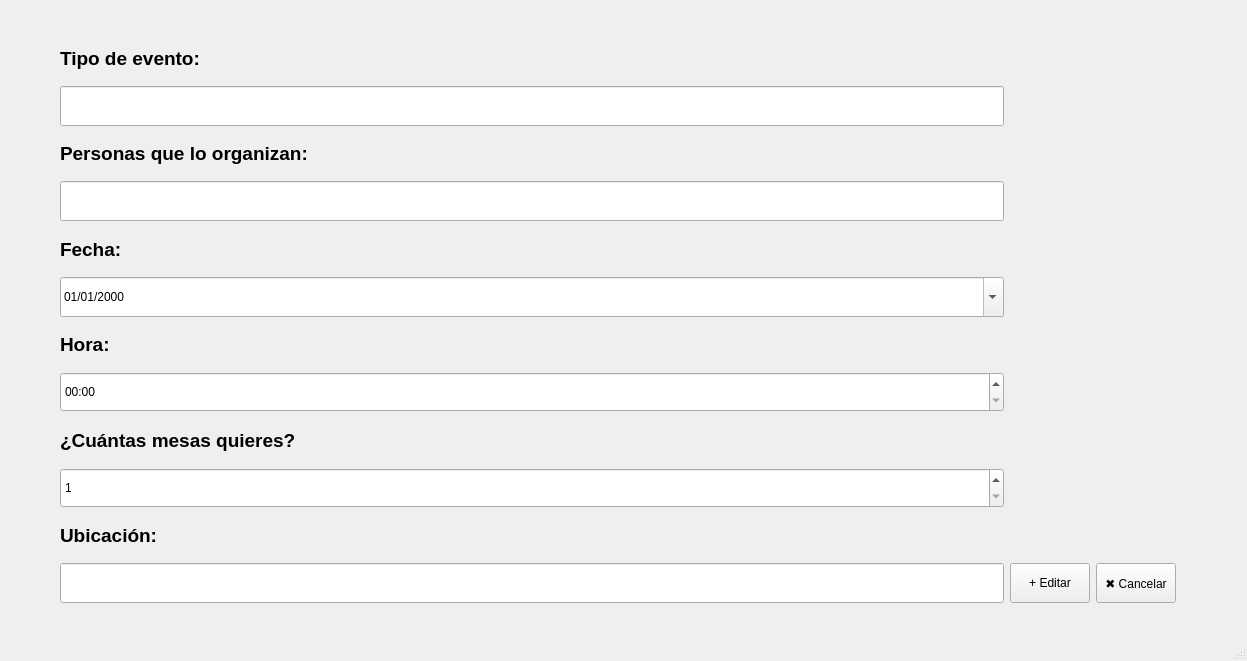
<?xml version="1.0" encoding="UTF-8"?>
<ui version="4.0">
 <class>EmergenteAnadirEvento</class>
 <widget class="QMainWindow" name="EmergenteAnadirEvento">
  <property name="geometry">
   <rect>
    <x>0</x>
    <y>0</y>
    <width>1247</width>
    <height>661</height>
   </rect>
  </property>
  <property name="windowTitle">
   <string>Nuevo evento</string>
  </property>
  <widget class="QWidget" name="centralwidget">
   <layout class="QGridLayout" name="gridLayout" columnminimumwidth="2,4,9,5">
    <property name="leftMargin">
     <number>60</number>
    </property>
    <property name="topMargin">
     <number>36</number>
    </property>
    <property name="rightMargin">
     <number>60</number>
    </property>
    <property name="bottomMargin">
     <number>36</number>
    </property>
    <item row="1" column="1" colspan="3">
     <spacer name="horizontalSpacer">
      <property name="orientation">
       <enum>Qt::Horizontal</enum>
      </property>
      <property name="sizeHint" stdset="0">
       <size>
        <width>40</width>
        <height>20</height>
       </size>
      </property>
     </spacer>
    </item>
    <item row="6" column="0">
     <widget class="QLabel" name="lblHora">
      <property name="font">
       <font>
        <pointsize>14</pointsize>
        <weight>75</weight>
        <bold>true</bold>
       </font>
      </property>
      <property name="text">
       <string>Hora:</string>
      </property>
     </widget>
    </item>
    <item row="11" column="1">
     <widget class="QPushButton" name="btnAnadir">
      <property name="sizePolicy">
       <sizepolicy hsizetype="Preferred" vsizetype="Preferred">
        <horstretch>0</horstretch>
        <verstretch>0</verstretch>
       </sizepolicy>
      </property>
      <property name="text">
       <string>+ Editar</string>
      </property>
     </widget>
    </item>
    <item row="4" column="0">
     <widget class="QLabel" name="lblFecha">
      <property name="font">
       <font>
        <pointsize>14</pointsize>
        <weight>75</weight>
        <bold>true</bold>
       </font>
      </property>
      <property name="text">
       <string>Fecha:</string>
      </property>
     </widget>
    </item>
    <item row="11" column="0">
     <layout class="QHBoxLayout" name="ubicacionYBotones" stretch="0">
      <property name="spacing">
       <number>12</number>
      </property>
      <item>
       <widget class="QLineEdit" name="txtUbicacion">
        <property name="minimumSize">
         <size>
          <width>760</width>
          <height>40</height>
         </size>
        </property>
       </widget>
      </item>
     </layout>
    </item>
    <item row="2" column="0">
     <widget class="QLabel" name="lblOrganizadores">
      <property name="font">
       <font>
        <pointsize>14</pointsize>
        <weight>75</weight>
        <bold>true</bold>
       </font>
      </property>
      <property name="text">
       <string>Personas que lo organizan:</string>
      </property>
     </widget>
    </item>
    <item row="9" column="0">
     <widget class="QSpinBox" name="spinMesas">
      <property name="minimumSize">
       <size>
        <width>760</width>
        <height>40</height>
       </size>
      </property>
      <property name="minimum">
       <number>1</number>
      </property>
      <property name="maximum">
       <number>500</number>
      </property>
      <property name="value">
       <number>1</number>
      </property>
     </widget>
    </item>
    <item row="0" column="0">
     <widget class="QLabel" name="lblTipo">
      <property name="font">
       <font>
        <pointsize>14</pointsize>
        <weight>75</weight>
        <bold>true</bold>
       </font>
      </property>
      <property name="text">
       <string>Tipo de evento:</string>
      </property>
     </widget>
    </item>
    <item row="1" column="0">
     <widget class="QLineEdit" name="txtTipoEvento">
      <property name="minimumSize">
       <size>
        <width>760</width>
        <height>40</height>
       </size>
      </property>
     </widget>
    </item>
    <item row="8" column="0">
     <widget class="QLabel" name="lblMesas">
      <property name="font">
       <font>
        <pointsize>14</pointsize>
        <weight>75</weight>
        <bold>true</bold>
       </font>
      </property>
      <property name="text">
       <string>¿Cuántas mesas quieres?</string>
      </property>
     </widget>
    </item>
    <item row="10" column="0">
     <widget class="QLabel" name="lblUbicacion">
      <property name="font">
       <font>
        <pointsize>14</pointsize>
        <weight>75</weight>
        <bold>true</bold>
       </font>
      </property>
      <property name="text">
       <string>Ubicación:</string>
      </property>
     </widget>
    </item>
    <item row="5" column="0">
     <widget class="QDateEdit" name="dateFecha">
      <property name="minimumSize">
       <size>
        <width>760</width>
        <height>40</height>
       </size>
      </property>
      <property name="displayFormat">
       <string>dd/MM/yyyy</string>
      </property>
      <property name="calendarPopup">
       <bool>true</bool>
      </property>
     </widget>
    </item>
    <item row="7" column="0">
     <widget class="QTimeEdit" name="timeHora">
      <property name="minimumSize">
       <size>
        <width>760</width>
        <height>40</height>
       </size>
      </property>
      <property name="displayFormat">
       <string>HH:mm</string>
      </property>
     </widget>
    </item>
    <item row="3" column="0">
     <widget class="QLineEdit" name="txtOrganizadores">
      <property name="minimumSize">
       <size>
        <width>760</width>
        <height>40</height>
       </size>
      </property>
     </widget>
    </item>
    <item row="11" column="2">
     <widget class="QPushButton" name="btnCancelar">
      <property name="sizePolicy">
       <sizepolicy hsizetype="Preferred" vsizetype="Preferred">
        <horstretch>0</horstretch>
        <verstretch>0</verstretch>
       </sizepolicy>
      </property>
      <property name="text">
       <string>✖ Cancelar</string>
      </property>
     </widget>
    </item>
   </layout>
  </widget>
  <widget class="QMenuBar" name="menubar">
   <property name="geometry">
    <rect>
     <x>0</x>
     <y>0</y>
     <width>1247</width>
     <height>21</height>
    </rect>
   </property>
  </widget>
  <widget class="QStatusBar" name="statusbar"/>
 </widget>
 <resources/>
 <connections/>
</ui>
